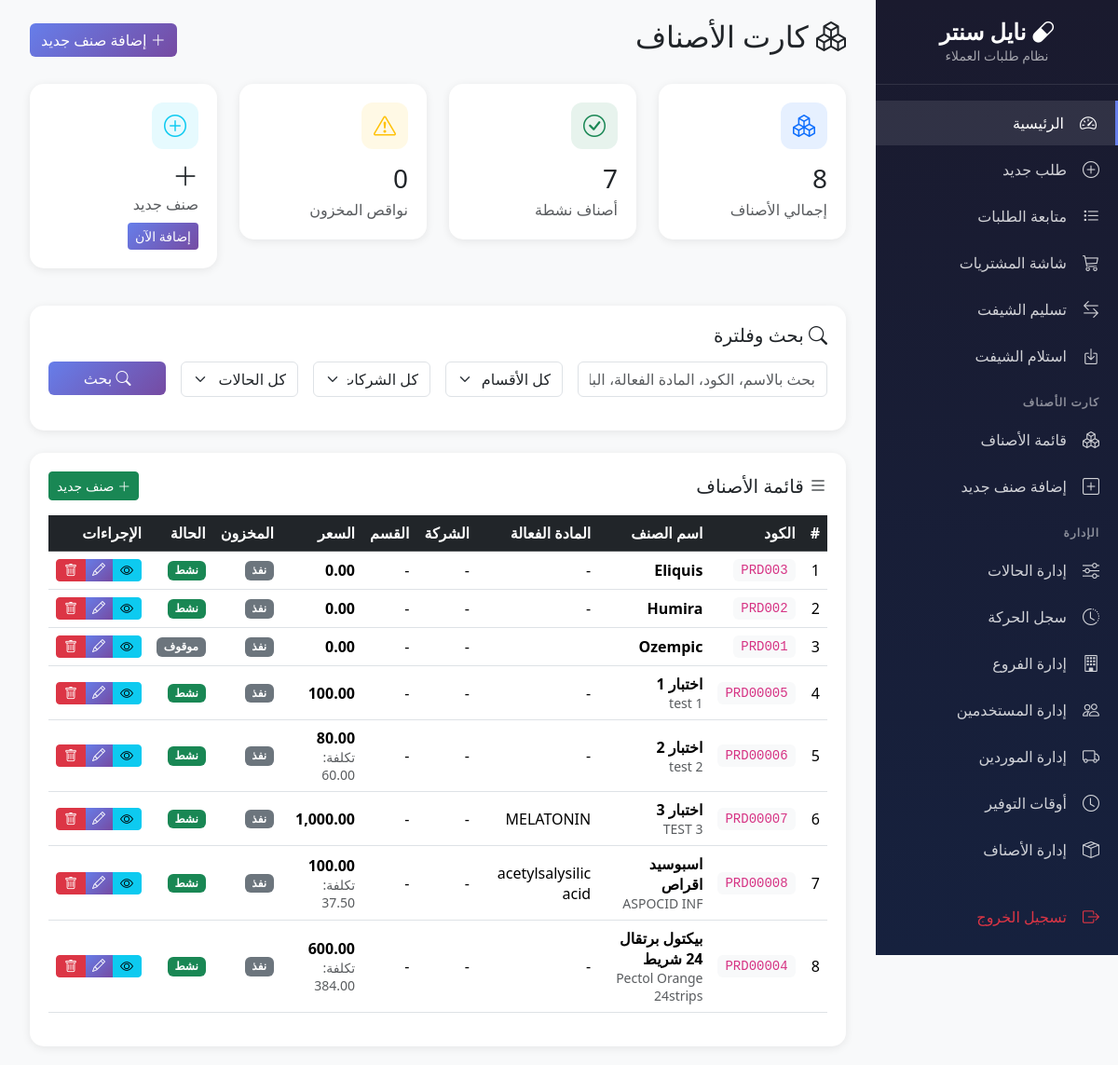
Before: /modules/products/index.php (signed in) with the older database file.
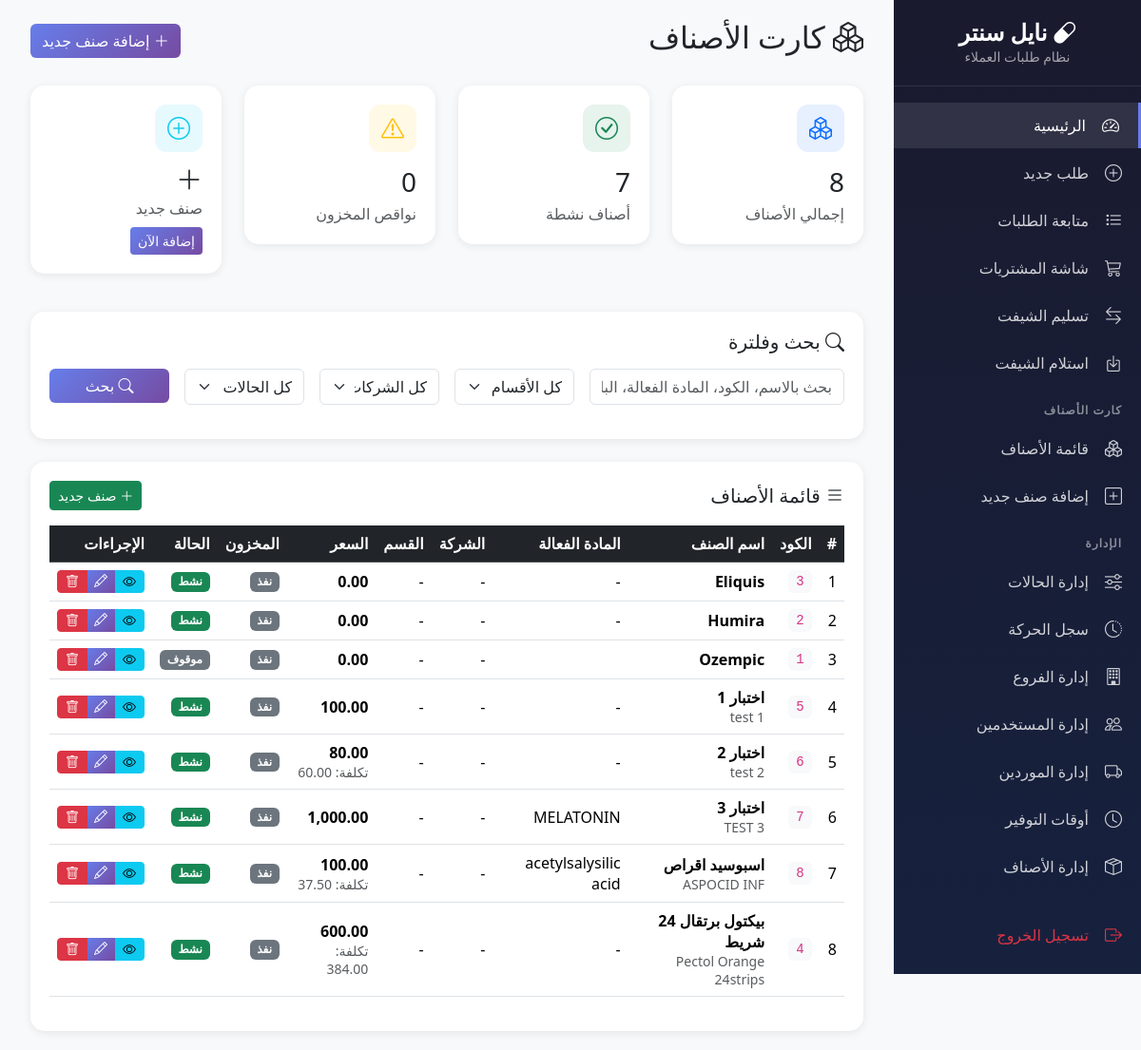
After: the same page with the newer database file.
### tables this page shows
CREATE TABLE `products` (
  `id` int(11) NOT NULL,
  `product_code` varchar(50) NOT NULL,
  `product_name` varchar(200) NOT NULL,
  `product_name_en` varchar(200) DEFAULT NULL,
  `scientific_name` varchar(200) DEFAULT NULL,
  `product_type_id` int(11) DEFAULT 1,
  `is_service` tinyint(1) DEFAULT 0,
  `hide_in_receipt` tinyint(1) DEFAULT 0,
  `is_shortage` tinyint(1) DEFAULT 0,
  `max_stock` float DEFAULT 0,
  `min_stock` float DEFAULT 0,
  `reorder_point` float DEFAULT 0,
  `category` varchar(100) DEFAULT NULL,
  `manufacturer` varchar(100) DEFAULT NULL,
  `category_id` int(11) DEFAULT NULL,
  `company_id` int(11) DEFAULT NULL,
  `sell_price` decimal(10,2) DEFAULT 0.00,
  `unit2_sell_price` decimal(10,2) DEFAULT 0.00,
  `unit3_sell_price` decimal(10,2) DEFAULT 0.00,
  `has_expire` tinyint(1) DEFAULT 0,
  `is_drug` tinyint(1) DEFAULT 0,
  `can_be_negative` tinyint(1) DEFAULT 0,
  `is_made` tinyint(1) DEFAULT 0,
  `print_barcode` int(11) DEFAULT 0,
  `barcode_type` varchar(20) DEFAULT NULL,
  `group_id` int(11) DEFAULT NULL,
  `cost_price` decimal(10,2) DEFAULT 0.00,
  `is_imported` tinyint(4) DEFAULT 0,
  `notes` text DEFAULT NULL,
  `print_internal_barcode` tinyint(1) DEFAULT 0,
  `allow_discount` tinyint(1) DEFAULT 1,
  `max_discount` decimal(5,2) DEFAULT 0.00,
  `unit1_id` int(11) DEFAULT NULL,
  `unit2_id` int(11) DEFAULT NULL,
  `unit3_id` int(11) DEFAULT NULL,
  `unit1_to_unit2` decimal(18,0) DEFAULT NULL,
  `unit1_to_unit3` decimal(18,0) DEFAULT NULL,
  `default_sale_unit` int(11) DEFAULT 1,
  `is_active` tinyint(1) DEFAULT 1,
  `created_at` timestamp NOT NULL DEFAULT current_timestamp(),
  `updated_at` timestamp NOT NULL DEFAULT current_timestamp() ON UPDATE current_timestamp(),
  `source` enum('estock','manual') DEFAULT 'estock',
  `estock_id` decimal(18,0) DEFAULT NULL,
  `manual_code` varchar(50) DEFAULT NULL
);

### modules/products/index.php (the view, shortened to what the rows shown need)
<?php
$db = getDB();
$page_title = 'كارت الأصناف';
$page = isset($_GET['page']) ? (int)$_GET['page'] : 1;
$per_page = 20;
$offset = ($page - 1) * $per_page;
$where = ['1=1'];
$params = [];
$where_clause = implode(' AND ', $where);
$sql = "SELECT p.*,
        c.category_name_ar as category_name,
        co.company_name_ar as company_name,
        u.unit_name_ar as unit_name,
        (SELECT SUM(quantity) FROM inventory_batches WHERE product_id = p.id AND is_active = 1) as stock_quantity
        FROM products p
        LEFT JOIN product_categories c ON p.category_id = c.id
        LEFT JOIN product_companies co ON p.company_id = co.id
        LEFT JOIN product_units u ON p.unit1_id = u.id
        LEFT JOIN product_barcodes pb ON p.id = pb.product_id
        WHERE $where_clause
        GROUP BY p.id
        ORDER BY p.product_name
        LIMIT $offset, $per_page";
$stmt = $db->prepare($sql);
$stmt->execute($params);
$products = $stmt->fetchAll();
?>
<!DOCTYPE html>
<html lang="ar" dir="rtl">
<head>
    <link href="https://cdn.jsdelivr.net/npm/bootstrap@5.3.2/dist/css/bootstrap.rtl.min.css" rel="stylesheet">
    <link href="https://cdn.jsdelivr.net/npm/bootstrap-icons@1.11.1/font/bootstrap-icons.css" rel="stylesheet">
    <link href="https://cdn.datatables.net/1.13.7/css/dataTables.bootstrap5.min.css" rel="stylesheet">
</head>
<body>
    <div class="main-content">
        <div class="container-fluid">
            <div class="d-flex justify-content-between align-items-center mb-4">
                <h2><i class="bi bi-boxes"></i> <?= $page_title ?></h2>
            </div>
            <div class="table-container">
                <div class="table-responsive">
                    <table class="table table-hover align-middle">
                        <thead class="table-dark">
                            <tr>
                                <th>#</th>
                                <th>الكود</th>
                                <th>اسم الصنف</th>
                                <th>المادة الفعالة</th>
                                <th>الشركة</th>
                                <th>القسم</th>
                                <th>السعر</th>
                                <th>المخزون</th>
                                <th>الحالة</th>
                                <th>الإجراءات</th>
                            </tr>
                        </thead>
                        <tbody>
                            <?php foreach ($products as $index => $product):
                                $stock = $product['stock_quantity'] ?? 0;
                                $is_low = $product['min_stock'] > 0 && $stock <= $product['min_stock'];
                                $is_out = $stock <= 0;
                            ?>
                            <tr>
                                <td><?= $offset + $index + 1 ?></td>
                                <td><code class="bg-light px-2 py-1 rounded"><?= htmlspecialchars($product['product_code']) ?></code></td>
                                <td>
                                    <strong><?= htmlspecialchars($product['product_name']) ?></strong>
                                    <?php if ($product['product_name_en']): ?>
                                        <br><small class="text-muted"><?= htmlspecialchars($product['product_name_en']) ?></small>
                                    <?php endif; ?>
                                </td>
                                <td><?= htmlspecialchars($product['scientific_name'] ?? '-') ?></td>
                                <td><?= htmlspecialchars($product['company_name'] ?? '-') ?></td>
                                <td><?= htmlspecialchars($product['category_name'] ?? '-') ?></td>
                                <td>
                                    <strong><?= number_format($product['sell_price'], 2) ?></strong>
                                    <?php if ($product['cost_price'] > 0): ?>
                                        <br><small class="text-muted">تكلفة: <?= number_format($product['cost_price'], 2) ?></small>
                                    <?php endif; ?>
                                </td>
                                <td>
                                    <?php if ($is_out): ?>
                                        <span class="badge badge-out">نفذ</span>
                                    <?php elseif ($is_low): ?>
                                        <span class="badge badge-low">ناقص</span>
                                    <?php else: ?>
                                        <span class="badge bg-success"><?= number_format($stock) ?></span>
                                    <?php endif; ?>
                                </td>
                                <td>
                                    <?php if ($product['is_active']): ?>
                                        <span class="badge bg-success">نشط</span>
                                    <?php else: ?>
                                        <span class="badge bg-secondary">موقوف</span>
                                    <?php endif; ?>
                                </td>
                                <td>
                                    <div class="btn-group">
                                        <a href="view.php?id=<?= $product['id'] ?>" class="btn btn-info btn-sm" title="عرض">
                                            <i class="bi bi-eye"></i>
                                        </a>
                                        <a href="edit.php?id=<?= $product['id'] ?>" class="btn btn-primary btn-sm" title="تعديل">
                                            <i class="bi bi-pencil"></i>
                                        </a>
                                        <button type="button" class="btn btn-danger btn-sm" onclick="deleteProduct(<?= $product['id'] ?>)" title="حذف">
                                            <i class="bi bi-trash"></i>
                                        </button>
                                    </div>
                                </td>
                            </tr>
                            <?php endforeach; ?>
                        </tbody>
                    </table>
                </div>
            </div>
        </div>
    </div>
</body>
</html>

Changed rows visible on the page:
changed products "Eliquis": product_code "PRD003" → "3"
changed products "Humira": product_code "PRD002" → "2"
changed products "Ozempic": product_code "PRD001" → "1"
changed products "اختبار 1": product_code "PRD00005" → "5"
changed products "اختبار 2": product_code "PRD00006" → "6"
changed products "اختبار 3": product_code "PRD00007" → "7"
changed products "اسبوسيد اقراص": product_code "PRD00008" → "8"
changed products "بيكتول برتقال 24 شريط": product_code "PRD00004" → "4"
